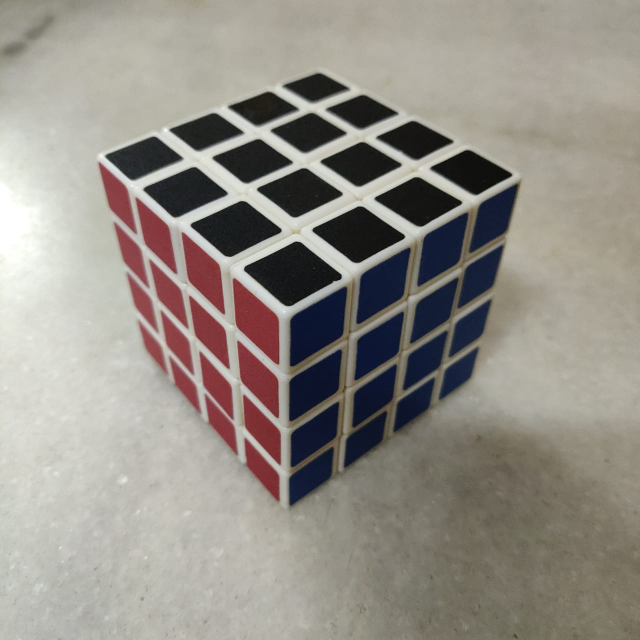
#> input picture OpenCV/1.jpeg, 1280 x 1280 px (shown at 1/2 size)
$ python imagearithmetic.py
#> lines starting #> are read from the running program, lines starting #| are printed output that depends on the picture
import cv2

img1 = cv2.resize(cv2.imread('1.jpeg'),(300,300))
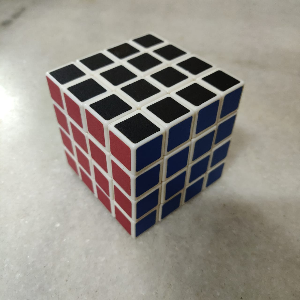
#> img1: shape (300, 300, 3); mean B, G, R 135.5, 143.1, 147.9
img2 = cv2.resize(cv2.imread('2.jpeg'),(300,300))
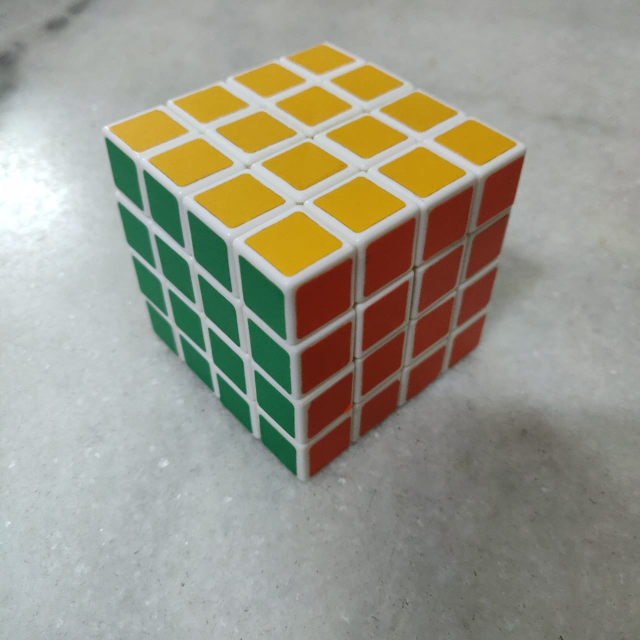
#> input picture OpenCV/2.jpeg, 1280 x 1280 px (shown at 1/2 size)
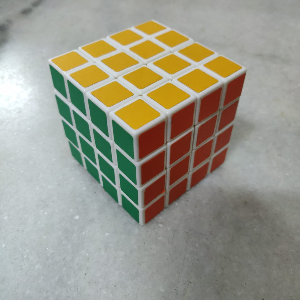
#> img2: shape (300, 300, 3); mean B, G, R 138.5, 152.6, 154.4
cv2.imshow('1',img1)
cv2.imshow('2',img2)

wt1 = 0.7
wt2 = 0.3
gammaValue = 0 # Measurement of light

# Arithmetics require same size and depth of image.
cv2.imshow('add',cv2.add(img1, img2))
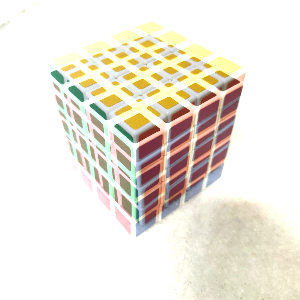
#> window 'add': shape (300, 300, 3); mean B, G, R 221.9, 232.2, 237.5
cv2.imshow('wadd',cv2.addWeighted(img1, wt1, img2, wt2, gammaValue))
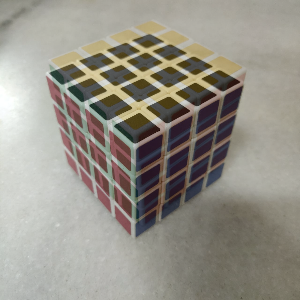
#> window 'wadd': shape (300, 300, 3); mean B, G, R 136.4, 145.9, 149.9
cv2.imshow('subtract',cv2.subtract(img1,img2))
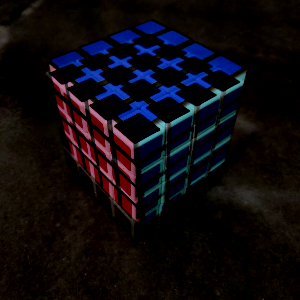
#> window 'subtract': shape (300, 300, 3); mean B, G, R 14.6, 9.7, 13.7

k = cv2.waitKey(0) & 0XFF
#> (key Esc is pressed here)
if(k==27):
	cv2.destroyAllWindows()
